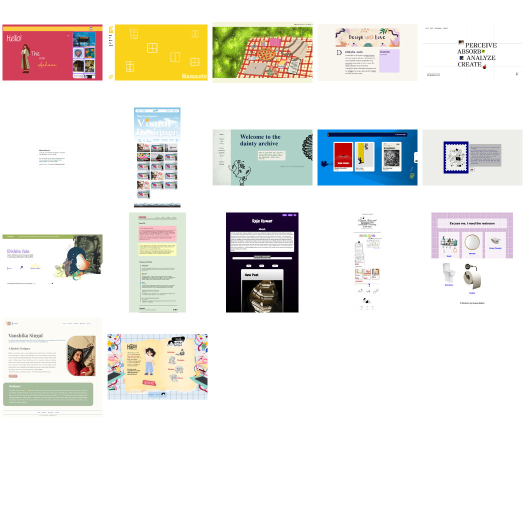
#> input picture src/lib/assets/images/web2025/original/packed_square.jpg, 1050 x 1050 px (shown at 1/2 size); its folder holds only this picture in this run
$ python masonry_pack.py
#> lines starting #> are read from the running program, lines starting #| are printed output that depends on the picture
#!/usr/bin/env python3
import os, glob, math
from PIL import Image

def pack_masonry(image_paths, output_size=2000):
#> called with output_size = 2000
    images = []
    for path in image_paths:
        try:
            img = Image.open(path)
#> img is the input picture: PIL image 1050x1050 RGB; mean R, G, B 235.5, 233.5, 228.8
            images.append((img, path))
        except:
            continue

    if not images:
        return

    # Calculate scaling factor to fit roughly in output size
    total_area = sum(img.width * img.height for img, _ in images)
#> total_area = 2205000
    scale = math.sqrt(output_size * output_size / total_area)
#> scale = 1.35

    # Resize images
    resized = []
    for img, path in images:
        new_w = int(img.width * scale)
        new_h = int(img.height * scale)
        resized.append(img.resize((new_w, new_h), Image.Resampling.LANCZOS))
#> this loop made 2 passes
#> (path, new_w, new_h) on pass 1: ('packed_square.jpg', 1414, 1414)
#> after the loop, resized = 2 items

    # Simple packing algorithm
    canvas = Image.new('RGB', (output_size, output_size), 'white')
#> canvas: PIL image 2000x2000 RGB; every value is 255
    x, y = 0, 0
    row_height = 0

    for img in resized:
        if x + img.width > output_size:
            x = 0
            y += row_height
            row_height = 0

        if y + img.height <= output_size:
            canvas.paste(img, (x, y))

        x += img.width
        row_height = max(row_height, img.height)
#> this loop made 2 passes
#> (x, y, row_height) on pass 2: (1414, 1414, 1414)
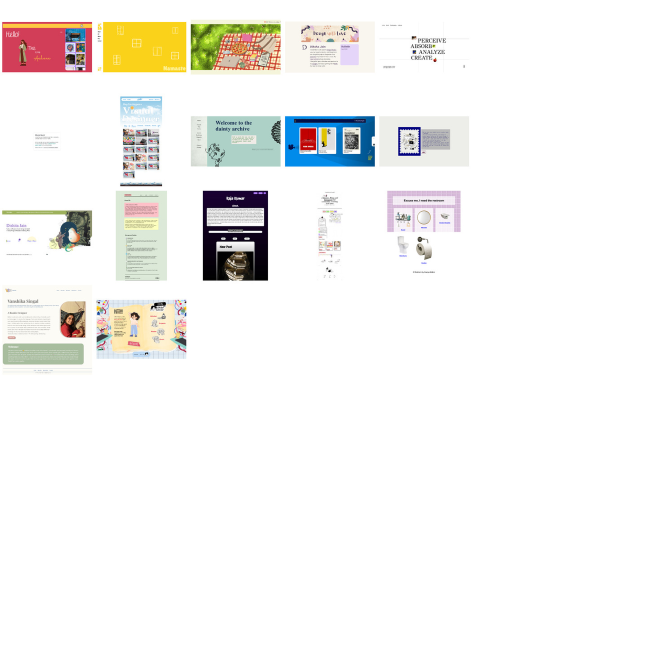
#> canvas: PIL image 2000x2000 RGB (shown at 1/3 size); mean R, G, B 245.2, 244.2, 241.9
#> after the loop, row_height = 1414; x = 1414; y = 1414

    canvas.save('masonry_packed.jpg', 'JPEG', quality=95)
    print(f"Packed {len(resized)} images into masonry_packed.jpg")
#| Packed 2 images into masonry_packed.jpg

# Get all images
image_files = glob.glob('*.jpg') + glob.glob('*.jpeg') + glob.glob('*.png') + \
              glob.glob('*.JPG') + glob.glob('*.JPEG') + glob.glob('*.PNG')

pack_masonry(image_files)
